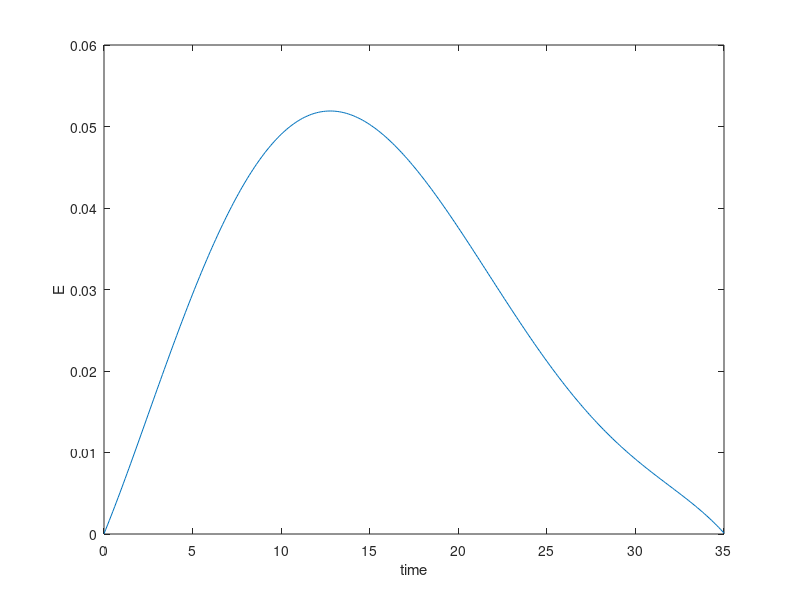

Here is the MATLAB script that generated this plot: (Note: this script raises an error after producing the figure.)
function [X_final]= exam_4
k=0.307;
T=[0 5 10 15 20 25 30 35];
C=[0 3 5 5 4 2 1 0];
p = polyfit(T,C,5)
x= [0:0.1:35];
len=length(x);
y = polyval(p,x);
total_integral=trapz(x,y);
for i=1:1:len
    t(i)=x(i);
    E(i)=polyval(p, t(i))/total_integral;
end
for i=1:1:len
%    C(i)=exp(-k*x(i));
    X(i)=1-exp(-k*t(i));
    PX(i)=X(i)*E(i);
end
plot(t,E);
xlabel('time');
ylabel('E');
X_final=trapz(t,PX)
gtext(['The final X is' num2str(X_final)]);

end
